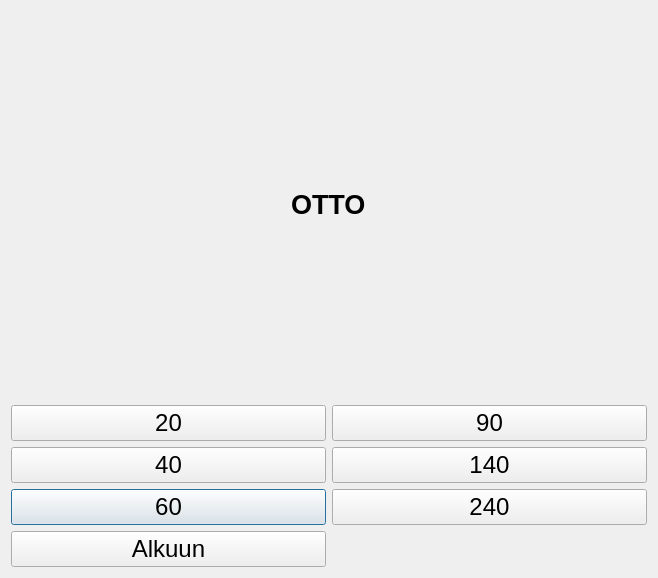
<?xml version="1.0" encoding="UTF-8"?>
<ui version="4.0">
 <class>otto</class>
 <widget class="QDialog" name="otto">
  <property name="geometry">
   <rect>
    <x>0</x>
    <y>0</y>
    <width>658</width>
    <height>578</height>
   </rect>
  </property>
  <property name="windowTitle">
   <string>Dialog</string>
  </property>
  <property name="autoFillBackground">
   <bool>true</bool>
  </property>
  <layout class="QGridLayout" name="gridLayout_2">
   <item row="5" column="0">
    <widget class="QPushButton" name="otto60">
     <property name="font">
      <font>
       <pointsize>18</pointsize>
      </font>
     </property>
     <property name="text">
      <string>60</string>
     </property>
    </widget>
   </item>
   <item row="1" column="0" colspan="2" alignment="Qt::AlignHCenter|Qt::AlignVCenter">
    <widget class="QLabel" name="label">
     <property name="font">
      <font>
       <pointsize>20</pointsize>
       <bold>true</bold>
      </font>
     </property>
     <property name="autoFillBackground">
      <bool>true</bool>
     </property>
     <property name="text">
      <string>OTTO</string>
     </property>
    </widget>
   </item>
   <item row="4" column="0">
    <widget class="QPushButton" name="otto40">
     <property name="font">
      <font>
       <pointsize>18</pointsize>
      </font>
     </property>
     <property name="text">
      <string>40</string>
     </property>
    </widget>
   </item>
   <item row="4" column="1">
    <widget class="QPushButton" name="otto140">
     <property name="font">
      <font>
       <pointsize>18</pointsize>
      </font>
     </property>
     <property name="text">
      <string>140</string>
     </property>
    </widget>
   </item>
   <item row="3" column="1">
    <widget class="QPushButton" name="otto90">
     <property name="font">
      <font>
       <pointsize>18</pointsize>
      </font>
     </property>
     <property name="text">
      <string>90</string>
     </property>
    </widget>
   </item>
   <item row="6" column="0">
    <widget class="QPushButton" name="alkuun">
     <property name="font">
      <font>
       <pointsize>18</pointsize>
      </font>
     </property>
     <property name="text">
      <string>Alkuun</string>
     </property>
    </widget>
   </item>
   <item row="5" column="1">
    <widget class="QPushButton" name="otto240">
     <property name="font">
      <font>
       <pointsize>18</pointsize>
      </font>
     </property>
     <property name="text">
      <string>240</string>
     </property>
    </widget>
   </item>
   <item row="3" column="0">
    <widget class="QPushButton" name="otto20">
     <property name="font">
      <font>
       <pointsize>18</pointsize>
      </font>
     </property>
     <property name="text">
      <string>20</string>
     </property>
    </widget>
   </item>
  </layout>
 </widget>
 <resources/>
 <connections/>
</ui>
